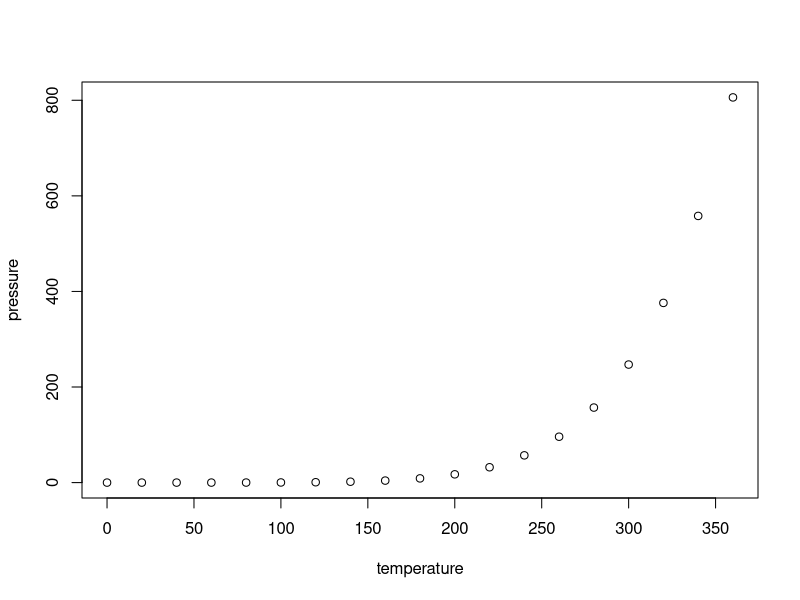
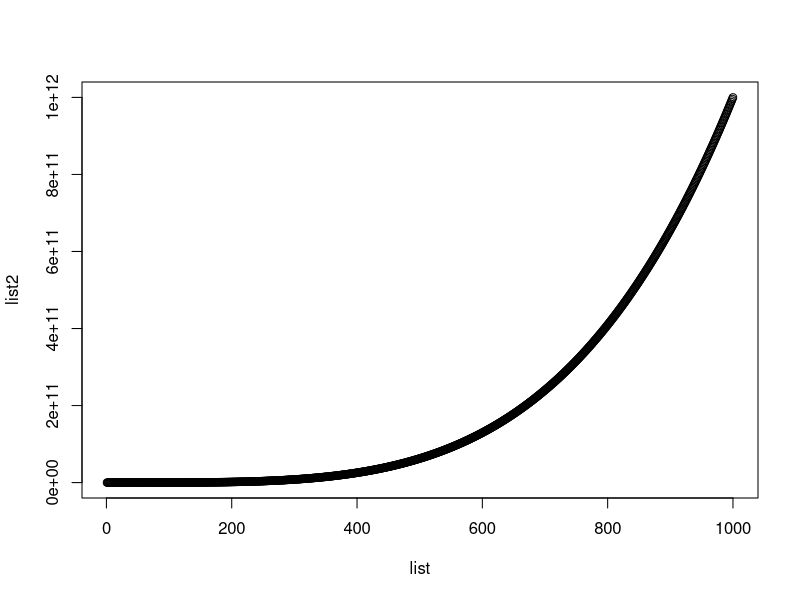

The R source for these figures, in order:
## ---- chunk 1
knitr::opts_chunk$set(echo = TRUE)
## ---- chunk 2
summary(cars)
## ---- chunk 3
print("hello world")
## ---- chunk 4
plot(pressure)
## ---- chunk 5
list <- c(1:1000)
list2 <- list^4
print(list)
promedio <- mean(list)
print(promedio)
mediana <- median(list)
print(mediana)
SD <- sd(list)
print(SD)
plot(list,list2)
